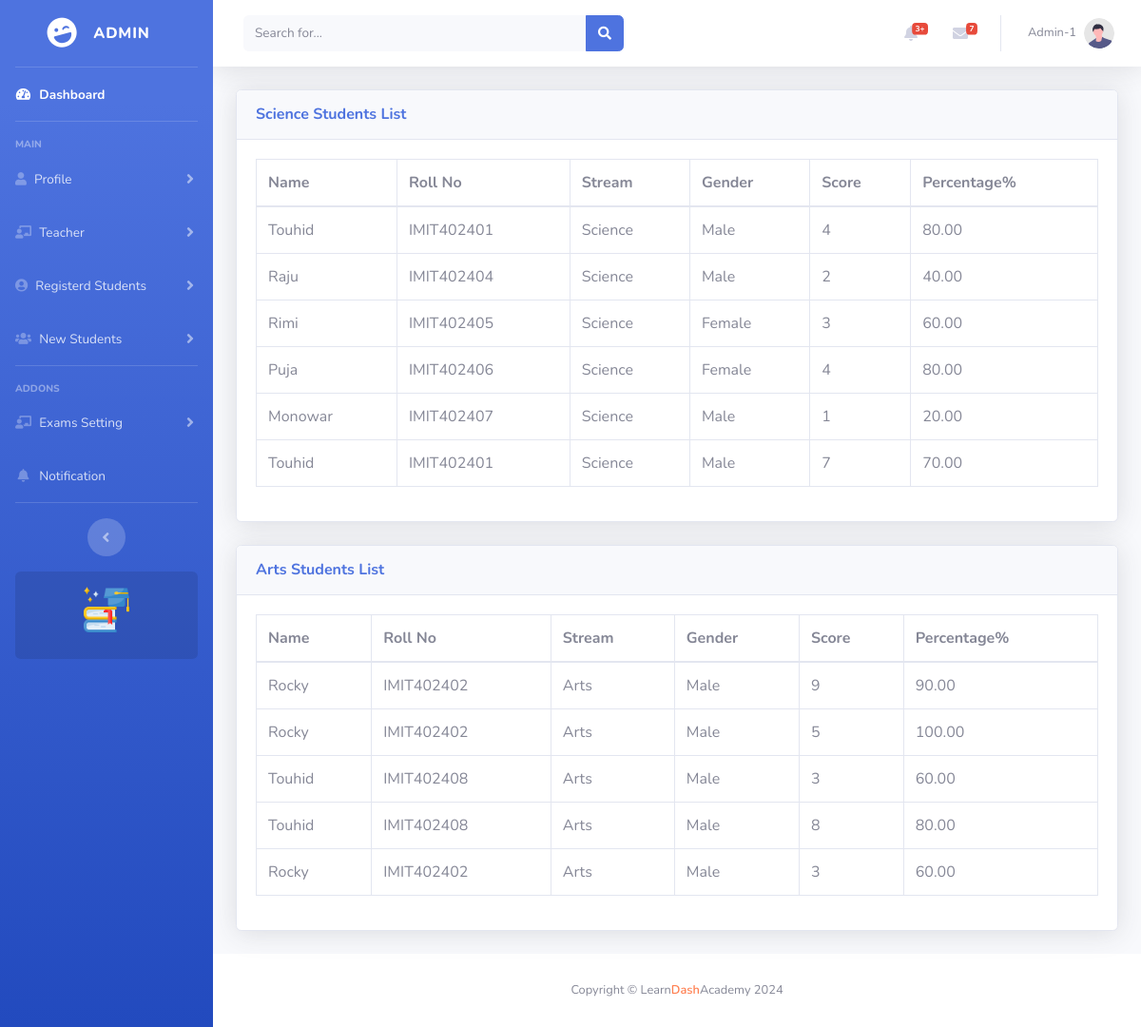
The app's page /Admin/students_lists_result.php (signed in) with its own data.
### tables this page shows
CREATE TABLE IF NOT EXISTS `reg_students` (
  `id` int NOT NULL AUTO_INCREMENT,
  `email` varchar(100) NOT NULL,
  `roll_number` varchar(50) NOT NULL,
  `password` varchar(255) NOT NULL,
  `first_name` varchar(50) NOT NULL,
  `last_name` varchar(50) NOT NULL,
  `mobile_no` varchar(15) NOT NULL,
  `stream` varchar(50) NOT NULL,
  `gender` varchar(10) NOT NULL,
  `marital_status` varchar(15) NOT NULL,
  `nationality` varchar(50) NOT NULL,
  `address` text NOT NULL,
  `city` varchar(50) NOT NULL,
  `state` varchar(50) NOT NULL,
  `zip` varchar(10) NOT NULL,
  `post_office` varchar(50) NOT NULL,
  `profile_image` varchar(300) NOT NULL,
  `otp` varchar(6) DEFAULT NULL,
  `is_verified` tinyint(1) DEFAULT '0',
  PRIMARY KEY (`id`)
);

CREATE TABLE IF NOT EXISTS `results_tb` (
  `id` int NOT NULL AUTO_INCREMENT,
  `student_id` int DEFAULT NULL,
  `exam_id` int DEFAULT NULL,
  `total_questions` int DEFAULT NULL,
  `correct_answers` int DEFAULT NULL,
  `score` int DEFAULT NULL,
  `percentage` decimal(5,2) DEFAULT NULL,
  `created_at` timestamp NULL DEFAULT CURRENT_TIMESTAMP,
  PRIMARY KEY (`id`)
);

### Admin/students_lists_result.php (the view, shortened to what this page needs)
<?php include 'header.php' ?>
<div class="container-fluid">
    <div class="card shadow mb-4">
        <div class="card-header py-3">
            <h6 class="m-0 font-weight-bold text-primary">Science Students List</h6>
        </div>
        <div class="card-body">
            <div class="table-responsive">
                <table class="table table-bordered" id="dataTableScience" width="100%" cellspacing="0">
                    <thead>
                        <tr>
                            <th>Name</th>
                            <th>Roll No</th>
                            <th>Stream</th>
                            <th>Gender</th>
                            <th>Score</th>
                            <th>Percentage%</th>
                        </tr>
                    </thead>
                    <tbody>
                        <?php
                        $conn = new mysqli('localhost', 'root', '', 'students_db');
                        $queryScience = "SELECT reg_students.first_name, reg_students.roll_number, reg_students.stream, reg_students.gender, results_tb.score, results_tb.percentage
                                         FROM reg_students
                                         INNER JOIN results_tb ON reg_students.id = results_tb.student_id
                                         WHERE reg_students.stream = 'Science'";
                        $resultScience = $conn->query($queryScience);
                        if ($resultScience) {
                            if ($resultScience->num_rows > 0) {
                                while ($row = $resultScience->fetch_assoc()) {
                                    echo "<tr>";
                                    echo "<td>" . htmlspecialchars($row['first_name']) . "</td>";
                                    echo "<td>" . htmlspecialchars($row['roll_number']) . "</td>";
                                    echo "<td>" . htmlspecialchars($row['stream']) . "</td>";
                                    echo "<td>" . htmlspecialchars($row['gender']) . "</td>";
                                    echo "<td>" . htmlspecialchars($row['score']) . "</td>";
                                    echo "<td>" . htmlspecialchars($row['percentage']) . "</td>";
                                    echo "</tr>";
                                }
                            } else {
                                echo "<tr><td colspan='6'>No records found for Science stream.</td></tr>";
                            }
                        } else {
                            echo "<tr><td colspan='6'>Error: " . $conn->error . "</td></tr>";
                        }
                        ?>
                    </tbody>
                </table>
            </div>
        </div>
    </div>
    <div class="card shadow mb-4">
        <div class="card-header py-3">
            <h6 class="m-0 font-weight-bold text-primary">Arts Students List</h6>
        </div>
        <div class="card-body">
            <div class="table-responsive">
                <table class="table table-bordered" id="dataTableArts" width="100%" cellspacing="0">
                    <thead>
                        <tr>
                            <th>Name</th>
                            <th>Roll No</th>
                            <th>Stream</th>
                            <th>Gender</th>
                            <th>Score</th>
                            <th>Percentage%</th>
                        </tr>
                    </thead>
                    <tbody>
                        <?php
                        $queryArts = "SELECT reg_students.first_name, reg_students.roll_number, reg_students.stream, reg_students.gender, results_tb.score, results_tb.percentage
                                      FROM reg_students
                                      INNER JOIN results_tb ON reg_students.id = results_tb.student_id
                                      WHERE reg_students.stream = 'Arts'";
                        $resultArts = $conn->query($queryArts);
                        if ($resultArts) {
                            if ($resultArts->num_rows > 0) {
                                while ($row = $resultArts->fetch_assoc()) {
                                    echo "<tr>";
                                    echo "<td>" . htmlspecialchars($row['first_name']) . "</td>";
                                    echo "<td>" . htmlspecialchars($row['roll_number']) . "</td>";
                                    echo "<td>" . htmlspecialchars($row['stream']) . "</td>";
                                    echo "<td>" . htmlspecialchars($row['gender']) . "</td>";
                                    echo "<td>" . htmlspecialchars($row['score']) . "</td>";
                                    echo "<td>" . htmlspecialchars($row['percentage']) . "</td>";
                                    echo "</tr>";
                                }
                            } else {
                                echo "<tr><td colspan='6'>No records found for Arts stream.</td></tr>";
                            }
                        } else {
                            echo "<tr><td colspan='6'>Error: " . $conn->error . "</td></tr>";
                        }
                        ?>
                    </tbody>
                </table>
            </div>
        </div>
    </div>
</div>
<?php include 'footer.php' ?>
</body>
</html>

### Admin/topbar.php (shortened to what this page needs)
<nav class="navbar navbar-expand navbar-light bg-white topbar mb-4 static-top shadow">
                    <form
                        class="d-none d-sm-inline-block form-inline mr-auto ml-md-3 my-2 my-md-0 mw-100 navbar-search">
                        <div class="input-group">
                            <input type="text" class="form-control bg-light border-0 small" placeholder="Search for..."
                                aria-label="Search" aria-describedby="basic-addon2">
                            <div class="input-group-append">
                                <button class="btn btn-primary" type="button">
                                    <i class="fas fa-search fa-sm"></i>
                                </button>
                            </div>
                        </div>
                    </form>
                    <ul class="navbar-nav ml-auto">
                        <li class="nav-item dropdown no-arrow mx-1">
                            <a class="nav-link dropdown-toggle" href="#" id="alertsDropdown" role="button"
                                data-toggle="dropdown" aria-haspopup="true" aria-expanded="false">
                                <i class="fas fa-bell fa-fw"></i>
                                <span class="badge badge-danger badge-counter">3+</span>
                            </a>
                        </li>
                        <li class="nav-item dropdown no-arrow mx-1">
                            <a class="nav-link dropdown-toggle" href="#" id="messagesDropdown" role="button"
                                data-toggle="dropdown" aria-haspopup="true" aria-expanded="false">
                                <i class="fas fa-envelope fa-fw"></i>
                                <span class="badge badge-danger badge-counter">7</span>
                            </a>
                        </li>
                        <li class="nav-item dropdown no-arrow">
                            <a class="nav-link dropdown-toggle" href="#" id="userDropdown" role="button"
                                data-toggle="dropdown" aria-haspopup="true" aria-expanded="false">
                                <span class="mr-2 d-none d-lg-inline text-gray-600 small"><?= htmlspecialchars($row['name'])?></span>
                                <img class="img-profile rounded-circle"
                                    src="img/undraw_profile.svg">
                            </a>
                        </li>
                    </ul>
                </nav>

### records on screen
reg_students: first_name "Touhid", roll_number "IMIT402401", stream "Science", gender "Male", results_tb.score "4", results_tb.percentage "80.00", results_tb.score "7", results_tb.percentage "70.00"
reg_students: first_name "Raju", roll_number "IMIT402404", stream "Science", gender "Male", results_tb.score "2", results_tb.percentage "40.00"
reg_students: first_name "Rimi", roll_number "IMIT402405", stream "Science", gender "Female", results_tb.score "3", results_tb.percentage "60.00"
reg_students: first_name "Puja", roll_number "IMIT402406", stream "Science", gender "Female", results_tb.score "4", results_tb.percentage "80.00"
reg_students: first_name "Monowar", roll_number "IMIT402407", stream "Science", gender "Male", results_tb.score "1", results_tb.percentage "20.00"
reg_students: first_name "Rocky", roll_number "IMIT402402", stream "Arts", gender "Male", results_tb.score "9", results_tb.percentage "90.00", results_tb.score "5", results_tb.percentage "100.00", results_tb.score "3", results_tb.percentage "60.00"
reg_students: first_name "Touhid", roll_number "IMIT402408", stream "Arts", gender "Male", results_tb.score "3", results_tb.percentage "60.00", results_tb.score "8", results_tb.percentage "80.00"

### other values on screen
$row['name'] "Admin-1"
